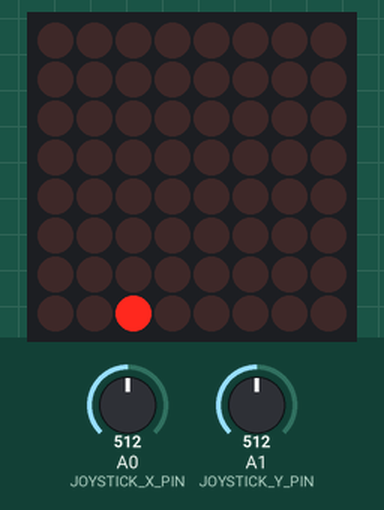
Bench run of a sketch on a simulated Arduino Uno, built with avr-gcc and run on an emulated ATmega328P. On the bench: 8×8 LED matrix. The inputs (shaded band) are chosen by the test bench; at power-on: A1 (JOYSTICK_Y_PIN) = 512, A0 (JOYSTICK_X_PIN) = 512.

Above: at 1.2 s.
1.3 s: A1 (JOYSTICK_Y_PIN) set to 683
4.3 s: A1 (JOYSTICK_Y_PIN) set to 710
At 4.53 s:
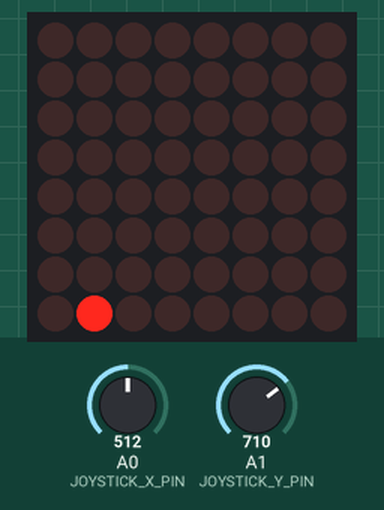
6.5 s: A0 (JOYSTICK_X_PIN) set to 686
8.0 s: A0 (JOYSTICK_X_PIN) set to 709
At 8.15 s:
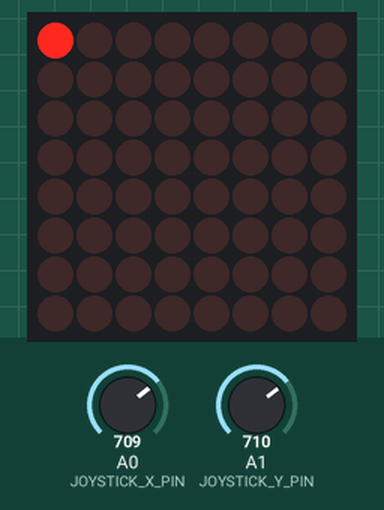
10.1 s: A0 (JOYSTICK_X_PIN) set to 690
At 10.36 s:
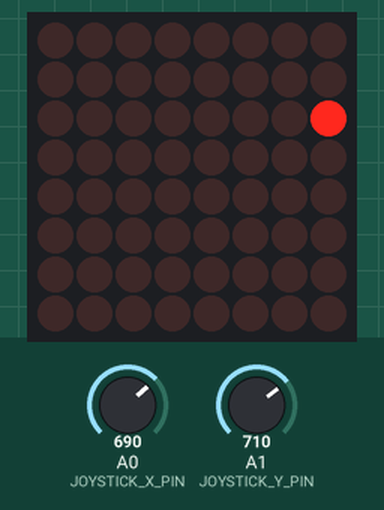
12.3 s: A0 (JOYSTICK_X_PIN) set to 710
At 21.77 s:
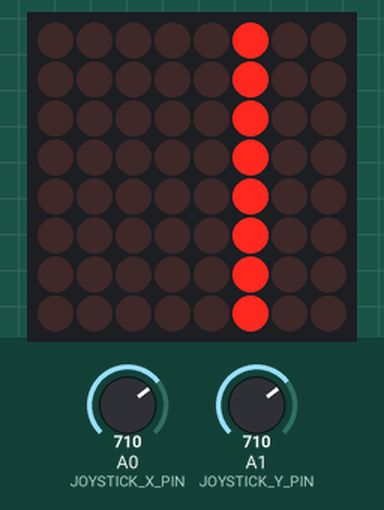

The sketch:

snake2.ino
```cpp
#include <LedControl.h>

const int DIN_PIN = 12;
const int CLK_PIN = 10;
const int CS_PIN = 11;
const int JOYSTICK_X_PIN = A0;
const int JOYSTICK_Y_PIN = A1;

LedControl lc = LedControl(DIN_PIN, CLK_PIN, CS_PIN, 1); // MAX7219 device

int snakeX, snakeY;             // Snake head position
int snakeDirectionX, snakeDirectionY; // Snake movement direction
const int maxSnakeLength = 64;  // Maximum snake length (8x8 matrix size)

struct SnakeSegment {
  int x;
  int y;
};

SnakeSegment snake[maxSnakeLength]; // Snake segments array
int snakeLength = 1;                // Initial snake length
int snakeTailIndex = 0;             // Index of the snake's tail segment

unsigned long lastMoveTime = 0;     // Time of last snake movement
const unsigned long moveInterval = 200; // Snake movement interval (ms)

unsigned long lastSizeChangeTime = 0;   // Time of last size change
const unsigned long sizeIncreaseInterval = 10000; // Size increase interval (ms)
const unsigned long sizeDecreaseInterval = 20000; // Size decrease interval (ms)

void setup() {
  lc.shutdown(0, false);       // Wake up MAX7219
  lc.setIntensity(0, 8);       // Set brightness level
  lc.clearDisplay(0);          // Clear the display

  // Initialize snake starting position and direction
  snakeX = 2;
  snakeY = 2;
  snakeDirectionX = 1;
  snakeDirectionY = 0;

  // Initialize snake segments array
  snake[0].x = snakeX;
  snake[0].y = snakeY;

  lastMoveTime = millis(); // Initialize last move time
}

void loop() {
  // Read joystick input
  int joystickX = analogRead(JOYSTICK_X_PIN);
  int joystickY = analogRead(JOYSTICK_Y_PIN);

  // Determine direction based on joystick input
  if (joystickX < 300) {
    snakeDirectionX = -1; // Move left
    snakeDirectionY = 0;
  } else if (joystickX > 700) {
    snakeDirectionX = 1; // Move right
    snakeDirectionY = 0;
  } else if (joystickY < 300) {
    snakeDirectionX = 0;
    snakeDirectionY = 1; // Move up
  } else if (joystickY > 700) {
    snakeDirectionX = 0;
    snakeDirectionY = -1; // Move down
  }

  // Update snake position if interval has passed
  unsigned long currentTime = millis();
  if (currentTime - lastMoveTime >= moveInterval) {
    lastMoveTime = currentTime;

    // Erase tail segment from display
    lc.setLed(0, snake[snakeTailIndex].x, snake[snakeTailIndex].y, false);

    // Update snake segments positions
    snakeX += snakeDirectionX;
    snakeY += snakeDirectionY;

    // Wrap snake around screen edges
    snakeX = (snakeX + 8) % 8;
    snakeY = (snakeY + 8) % 8;

    // Update snake head position
    snake[0].x = snakeX;
    snake[0].y = snakeY;

    // Update snake segments positions
    for (int i = snakeLength - 1; i > 0; --i) {
      snake[i] = snake[i - 1];
    }

    // Redraw snake segments on display
    for (int i = 0; i < snakeLength; ++i) {
      lc.setLed(0, snake[i].x, snake[i].y, true);
    }

    // Check if snake length should increase
    if (currentTime - lastSizeChangeTime >= sizeIncreaseInterval) {
      lastSizeChangeTime = currentTime;
      if (snakeLength < maxSnakeLength) {
        snakeLength++;
      }
    }

    // Check if snake length should decrease
    if (currentTime - lastSizeChangeTime >= sizeDecreaseInterval) {
      lastSizeChangeTime = currentTime;
      if (snakeLength > 1) {
        // Erase the tail segment from display
        lc.setLed(0, snake[snakeTailIndex].x, snake[snakeTailIndex].y, false);

        snakeTailIndex = (snakeTailIndex + 1) % maxSnakeLength;
        snakeLength--;
      }
    }
  }

  // Introduce delay for controlling snake speed
  delay(50); // Adjust delay to control snake speed
}
```

Measured:
- the behaviour switches between 700 and 701 on A1 (JOYSTICK_Y_PIN) (found by bisection; images 0 and 1)
- the behaviour switches between 700 and 701 on A0 (JOYSTICK_X_PIN) (found by bisection; images 1 and 2)
- after the input at 4.3 s, the display: changes after 0.13 s (image 1)
- after the input at 8.0 s, the display: changes after 0.05 s (image 2)
- after the input at 10.1 s, the display: changes after 0.17 s (image 3)
- after the input at 12.3 s, the display: first changes after 0.18 s (image 4 shows a later state)
